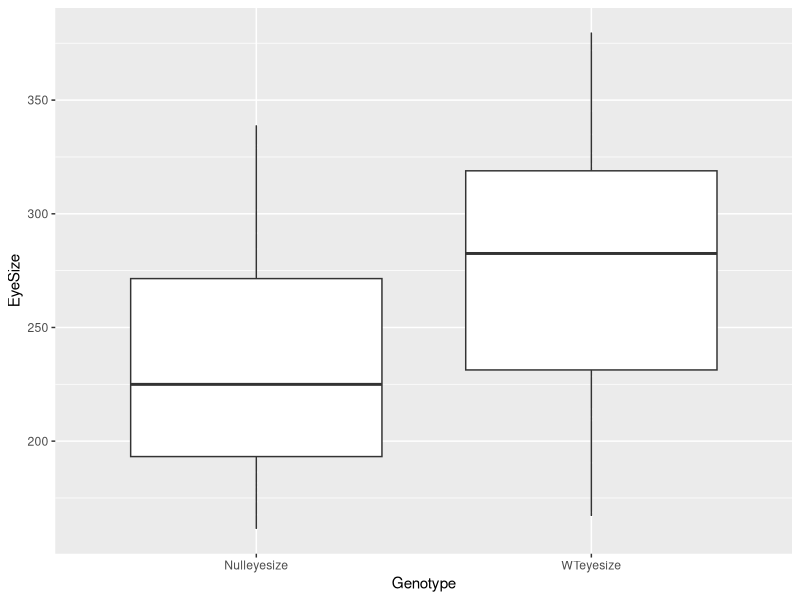
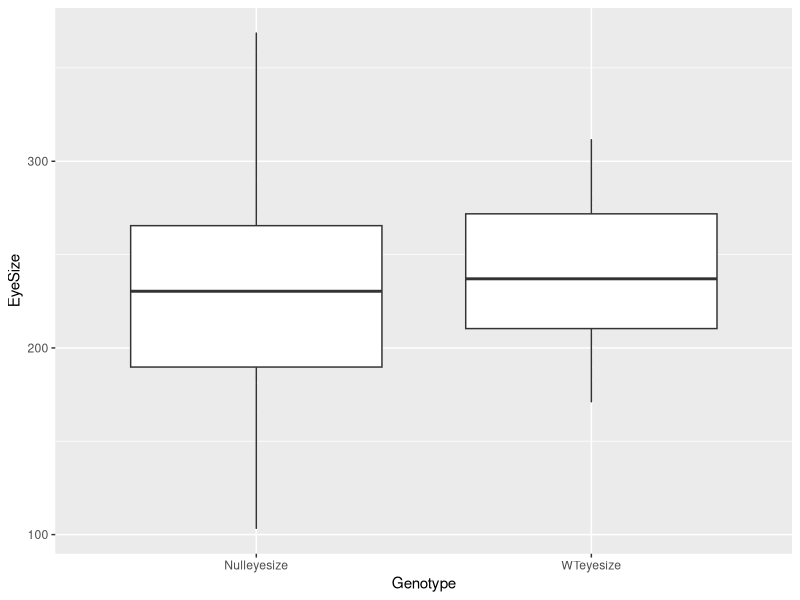

The R script that drew these images, in order:
## ---- chunk 1
knitr::opts_chunk$set(echo = TRUE)
## ---- chunk 2
library(tidyverse)
library(ggplot2)
library(MASS)
library(dplyr)

# Example data set of Eye- Diameter at 72hpf
wt_e <- rnorm(n=30 , mean=290 , sd=50)


null_e <-rnorm( n=30 , mean=240 , sd=50)




eye_size_df <- data.frame(WTeyesize = wt_e , Nulleyesize = null_e)

str(eye_size_df)

long_df <- eye_size_df %>%
      pivot_longer(cols=WTeyesize:Nulleyesize, names_to= "Genotype" , values_to= "EyeSize")

head(long_df)

c_df<-chisq.test(eye_size_df$Nulleyesize,eye_size_df$WTeyesize, correct=FALSE)
summary(c_df)
print(c_df)

#p-value1: 0.2372, p-value2:0., p-value3:

p1 <- ggplot(data=long_df, aes(x=Genotype, y=EyeSize)) + geom_point(color="white" , fill="purple", size=0.2) +
  stat_boxplot()

print(p1)


## ---- chunk 3
library(tidyverse)
library(ggplot2)
library(MASS)
library(dplyr)

# Example data set of Eye- Diameter at 72hpf
wt_e <- rnorm(n=30 , mean=250 , sd=50)


null_e <-rnorm( n=30 , mean=240 , sd=50)




eye_size_df <- data.frame(WTeyesize = wt_e , Nulleyesize = null_e)

str(eye_size_df)

long_df <- eye_size_df %>%
      pivot_longer(cols=WTeyesize:Nulleyesize, names_to= "Genotype" , values_to= "EyeSize")

head(long_df)

c_df<-chisq.test(eye_size_df$Nulleyesize,eye_size_df$WTeyesize, correct=FALSE)
summary(c_df)
print(c_df)
#p-value 

p1 <- ggplot(data=long_df, aes(x=Genotype, y=EyeSize)) + geom_point(color="white" , fill="purple", size=0.2) +
  stat_boxplot()

print(p1)
